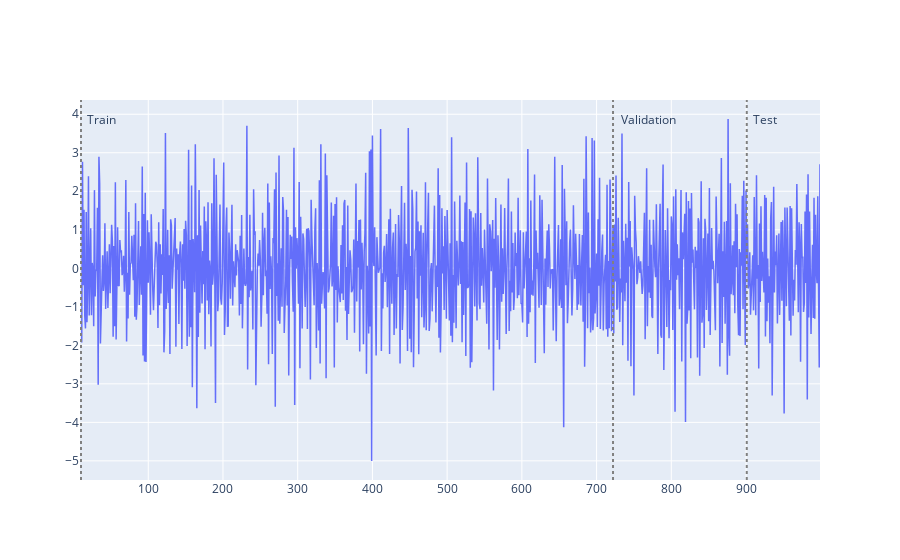

Source (notebook cell):
### Code cell
a.plot()

### Figure 1 — Plotly figure (JSON) as saved in the notebook; plotly's stock layout.template omitted (floating-point values rounded to 4 significant figures; data arrays with more than 128 entries replaced by an {"elided": "..."} marker saying what was removed)
{"data": [{"line": {"color": "#636EFA", "width": 1.5}, "mode": "lines", "name": "price", "type": "scatter", "x": {"elided": "990 int values"}, "y": {"elided": "990 float values"}}], "layout": {"annotations": [{"showarrow": false, "text": "Train", "x": 10, "xshift": 20, "y": 3.877}, {"showarrow": false, "text": "Validation", "x": 722, "xshift": 35, "y": 3.877}, {"showarrow": false, "text": "Test", "x": 901, "xshift": 18, "y": 3.877}], "shapes": [{"line": {"color": "gray", "dash": "dot"}, "opacity": 1, "type": "line", "x0": 10, "x1": 10, "xref": "x", "y0": 0, "y1": 1, "yref": "y domain"}, {"line": {"color": "gray", "dash": "dot"}, "opacity": 1, "type": "line", "x0": 722, "x1": 722, "xref": "x", "y0": 0, "y1": 1, "yref": "y domain"}, {"line": {"color": "gray", "dash": "dot"}, "opacity": 1, "type": "line", "x0": 901, "x1": 901, "xref": "x", "y0": 0, "y1": 1, "yref": "y domain"}]}}
